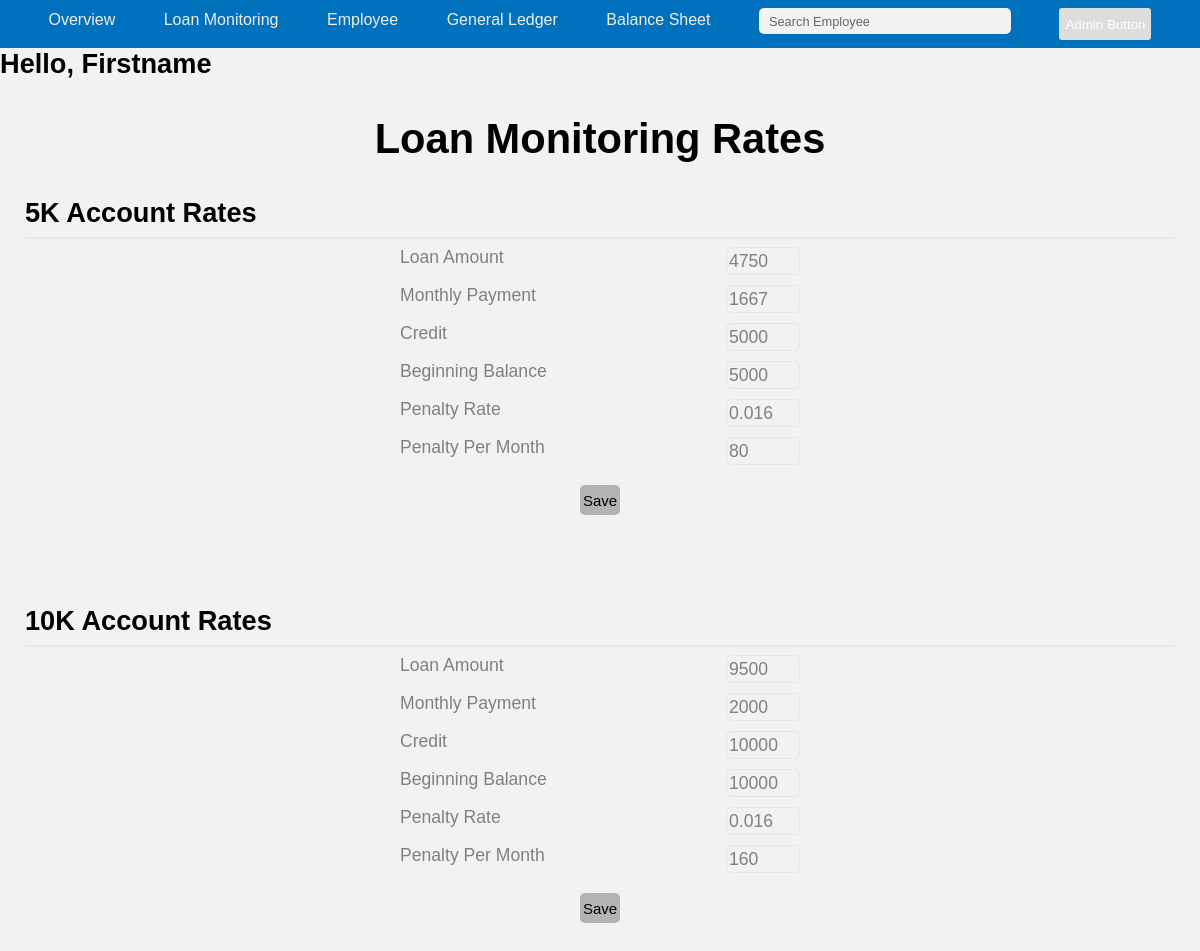
Page /pages/admin/adminLoanMonitoringPage.php (signed in) on the committed database.
### tables this page shows
CREATE TABLE `tbl_5k_rates` (
  `5k_rates_id` int(11) NOT NULL,
  `type_of_loan` varchar(100) NOT NULL,
  `5k_loan_amount_rates` double NOT NULL,
  `5k_monthly_payment_rates` double NOT NULL,
  `5k_credit_rates` double NOT NULL,
  `5k_beginning_balance_rates` double NOT NULL,
  `5k_interest_rate` int(11) NOT NULL,
  `5k_penaltyPercentage_rates` double NOT NULL,
  `5k_penalty_permonth_rates` double NOT NULL
);

CREATE TABLE `tbl_10k_rates` (
  `10k_rates_id` int(11) NOT NULL,
  `type_of_loan` varchar(100) NOT NULL,
  `10k_loan_amount_rates` double NOT NULL,
  `10k_monthly_payment_rates` double NOT NULL,
  `10k_credit_rates` double NOT NULL,
  `10k_beginning_balance_rates` double NOT NULL,
  `10k_interest_rate` int(11) NOT NULL,
  `10k_penaltyPercentage_rates` double NOT NULL,
  `10k_penalty_permonth_rates` double NOT NULL
);

### dbaccess/db_access.php (called while the page is built, shortened)
<?php
class db_access {
  public function getConnection(){
    $con = new \mysqli(self::HOST, self::USERNAME, self::PASSWORD, self::DATABASE);
    $con->set_charset("utf8");
    return $con;
  }
  public function loan_rates_5K(){
    $con=$this->getConnection();
    $query = "SELECT * FROM tbl_5k_rates";
    $LOANRATES_5K = $con->query($query);
    if($LOANRATES_5K){
      return $LOANRATES_5K;
    } else {
      return false;
    }
  }
  public function loan_rates_10K(){
    $con=$this->getConnection();
    $query = "SELECT * FROM tbl_10k_rates";
    $LOANRATES_10K = $con->query($query);
    if($LOANRATES_10K){
      return $LOANRATES_10K;
    } else {
      return false;
    }
  }
}
?>

### pages/admin/adminLoanMonitoringPage.php (the view, shortened to what this page needs)
<?php
include('../../dbaccess/db_access.php');
function DISPLAY_5K_RATES(){
  $LOANRATES_5K_ACCESS = new db_access();
  $LOANRATES_5K_DB = $LOANRATES_5K_ACCESS->loan_rates_5K();
  echo '<form action="" method="POST" class="5kaccountrates-container">';
  while($LOANRATES_5K = $LOANRATES_5K_DB->fetch_assoc()){
    $LOANRATES_5K_ID = $LOANRATES_5K['5k_rates_id'];
    $LOANRATES_5K_LOANAMOUNT = $LOANRATES_5K['5k_loan_amount_rates'];
    $LOANRATES_5K_MONTHLYPAYMENT = $LOANRATES_5K['5k_monthly_payment_rates'];
    $LOANRATES_5K_CREDIT = $LOANRATES_5K['5k_credit_rates'];
    $LOANRATES_5K_BEGINNING_BALANCE = $LOANRATES_5K['5k_beginning_balance_rates'];
    $LOANRATES_5K_PENALTY_PERCENTAGE = $LOANRATES_5K['5k_penaltyPercentage_rates'];
    $LOANRATES_5K_PENALTY_PERMONTH = $LOANRATES_5K['5k_penalty_permonth_rates'];
    echo <<<DISPLAY5K
    <div class="5kar-title-container">
      <h3>5K Account Rates</h3>
    </div>
    <hr>
    <div class="5kaccount-inner-box">
      <div class="5krate-container inner-box">
        <div class="5k-loanamount-rate-box">
          <input type="hidden" name="txt-5kloanrates-id" id="txt-5kloanrates-id" value="$LOANRATES_5K_ID" />
          <label>Loan Amount</label>
          <input type="text" name="txt-5kloanamount-rate" id="txt-5kloanamount-rate" value="$LOANRATES_5K_LOANAMOUNT" />
        </div>
        <div class="5k-monthlypayment-rate-box">
          <label>Monthly Payment</label>
          <input type="text" name="txt-5kmonthlypayment-rate" id="txt-5kmonthlypayment-rate" value="$LOANRATES_5K_MONTHLYPAYMENT" />
        </div>
        <div class="5k-credit-rate-box">
          <label>Credit</label>
          <input type="text" name="txt-5kcredit-rate" id="txt-5kcredit-rate" value="$LOANRATES_5K_CREDIT" />
        </div>
        <div class="5k-beginningBalance-rate-box">
          <label>Beginning Balance</label>
          <input type="text" name="txt-5kbeginningbalance-rate" id="txt-5kbeginningbalance-rate" value="$LOANRATES_5K_BEGINNING_BALANCE" />
        </div>
        <div class="5k-penalty-rate-box">
          <label>Penalty Rate</label>
          <input type="text" name="txt-5kpenalty-rate" id="txt-5kpenalty-rate" value="$LOANRATES_5K_PENALTY_PERCENTAGE" />
        </div>
        <div class="5k-penaltyPerMonth-rate-box">
          <label>Penalty Per Month</label>
          <input type="text" name="txt-5kpenaltypermonth-rate" id="txt-5kpenaltypermonth-rate" value="$LOANRATES_5K_PENALTY_PERMONTH" />
        </div>
        <div class="save-button-container">
          <button type="button" class="save-button">
            Save
          </button>
        </div>
      </div>
    </div>
DISPLAY5K;
  }
  echo '</form>';
}
function DISPLAY_10K_RATES()
{
  $LOANRATES_10K_ACCESS = new db_access();
  $LOANRATES_10K_DB = $LOANRATES_10K_ACCESS->loan_rates_10K();
  echo '<form action="" method="POST" class="10kaccountrates-container">';
  while($LOANRATES_10K = $LOANRATES_10K_DB->fetch_assoc()){
    $LOANRATES_10K_ID = $LOANRATES_10K['10k_rates_id'];
    $LOANRATES_10K_LOANAMOUNT = $LOANRATES_10K['10k_loan_amount_rates'];
    $LOANRATES_10K_MONTHLYPAYMENT = $LOANRATES_10K['10k_monthly_payment_rates'];
    $LOANRATES_10K_CREDIT = $LOANRATES_10K['10k_credit_rates'];
    $LOANRATES_10K_BEGINNING_BALANCE = $LOANRATES_10K['10k_beginning_balance_rates'];
    $LOANRATES_10K_PENALTY_PERCENTAGE = $LOANRATES_10K['10k_penaltyPercentage_rates'];
    $LOANRATES_10K_PENALTY_PERMONTH = $LOANRATES_10K['10k_penalty_permonth_rates'];
    echo <<<DISPLAY10K
    <div class="10kar-title-container">
    <h3>10K Account Rates</h3>
  </div>
  <hr>
  <div class="10kaccount-inner-box">
    <div class="10krate-container inner-box">
      <div class="10k-loanamount-rate-box">
        <input type="hidden" name="txt-10kloanrates-id" id="txt-10kloanrates-id" value="$LOANRATES_10K_ID" />
        <label>Loan Amount</label>
        <input type="text" name="txt-10kloanamount-rate" id="txt-10kloanamount-rate" value="$LOANRATES_10K_LOANAMOUNT" />
      </div>
      <div class="10k-monthlypayment-rate-box">
        <label>Monthly Payment</label>
        <input type="text" name="txt-10kmonthlypayment-rate" id="txt-10kmonthlypayment-rate" value="$LOANRATES_10K_MONTHLYPAYMENT" />
      </div>
      <div class="10k-credit-rate-box">
        <label>Credit</label>
        <input type="text" name="txt-10kcredit-rate" id="txt-10kcredit-rate" value="$LOANRATES_10K_CREDIT" />
      </div>
      <div class="10k-beginningBalance-rate-box">
        <label>Beginning Balance</label>
        <input type="text" name="txt-10kbeginningbalance-rate" id="txt-10kbeginningbalance-rate" value="$LOANRATES_10K_BEGINNING_BALANCE" />
      </div>
      <div class="10k-penalty-rate-box">
        <label>Penalty Rate</label>
        <input type="text" name="txt-10kpenalty-rate" id="txt-10kpenalty-rate" value="$LOANRATES_10K_PENALTY_PERCENTAGE" />
      </div>
      <div class="10k-penaltyPerMonth-rate-box">
        <label>Penalty Per Month</label>
        <input type="text" name="txt-10kpenaltypermonth-rate" id="txt-10kpenaltypermonth-rate" value="$LOANRATES_10K_PENALTY_PERMONTH" />
      </div>
      <div class="save-button-10k-container">
      <button type="button" class="save-button-10k">
        Save
      </button>
    </div>
    </div>
  </div>
DISPLAY10K;
  }
  echo '</form>';
}
?>
<!DOCTYPE html>
<html lang="en">
<head>
</head>
<body>
  <header id = "loan-navigation-container">
    <nav id = "loan-global-navigation">
      <ul>
        <li class = "nav-links"><a href = "../loanmonitoring/adminOverview.php">Overview</a></li>
        <li class = "nav-links"><a href = "../loanmonitoring/loanMonitoring.php">Loan Monitoring</a></li>
        <li class = "nav-links"><a href = "../loanmonitoring/950th-employee.php">Employee</a></li>
        <li class = "nav-links"><a href = "../loanmonitoring/general-ledger.php">General Ledger</a></li>
        <li class = "nav-links"><a href = "#">Balance Sheet</a></li>
        <li><input type="text" name = "txt_search_employee" id = "txt_search_employee" placeholder = "Search Employee"/></li>
        <li>
          <div>
            <input type="button" id = "admin-button" value="Admin Button" onclick="document.getElementById('admin_menu_box').style.display='flex'"/>
          </div>
        </li>
      </ul>
    </nav>
  </header>
  <main onclick="document.getElementById('admin_menu_box').style.display='none'">
<?php
if(isset($_SESSION['admin_username'])){
  echo '<div class="account_box">';
  echo '<h3>Hello, ' . $_SESSION['fname'] . '</h3>';
  echo '</div>';
} else {
  header('location: ../../pages/admin/adminSignInForm.php');
}
?>
    <section class="loanmonitoring-rates-container-outer">
      <div class="loanmonitoring-rates-container-inner">
        <div class="loanmonitoring-rates-title-container">
          <h1>Loan Monitoring Rates</h1>
        </div>
        <div class="accounts-rates-box">
        <?php DISPLAY_5K_RATES(); ?>
        <?PHP DISPLAY_10K_RATES(); ?>
        </div>
      </div>
    </section>
  </main>
</body>
</html>

### pages/admin/css/adminLoanMonitoring.php (style rules this page uses)
body { margin: 0; font-family: 'Franklin Gothic Book', 'Arial Narrow', Arial, sans-serif; background: #F2F2F2; }
#loan-navigation-container { margin: 0; padding: 0; }
#loan-navigation-container nav { background-color: #0071BC; color: #eee; }
#loan-navigation-container nav ul { height: 6vh; display: flex; justify-content: space-evenly; padding: 0; margin: 0; }
#loan-navigation-container nav li { display: inline; margin: 0; }
#loan-navigation-container nav > ul > li > a { display: inline-block; text-align: center; text-decoration: none; color: #eee; text-decoration: none; position: relative; top: .7rem; }
#loan-navigation-container input[type=text] { width: 20vw; height: 3vh; background: #F2F2F2; font-size: .8rem; padding-left: 10px; border: none; border-radius: 5px; position: relative; top: .5rem; }
#admin-button { background: #dddddd; border: none; border-radius: 3px; height: 4vh; cursor: pointer; color: #fff; position: relative; top: .5rem; }
#loan-navigation-container ::placeholder { color: #666666; }
.loanmonitoring-rates-container-inner { max-width: 1150px; margin: auto; padding: 0; }
.accounts-rates-box { display: grid; grid-gap: 100px; margin-bottom: 100px; }
h1 { text-align: center; font-size: 2.6rem; }
h3 { font-size: 1.7rem; margin: 0; }
hr { padding: 0; border: 0; height: 2px; background: #E6E6E6; overflow: visible; text-align: center; }
label { color: #808080; font-size: 1.1rem; float: left; }
input[type=text] { font-size: 1.1rem; width: 68px; height: 24px; border-radius: 5px; background: #F2F2F2; border: 1px solid #E6E6E6; color: #808080; float: right; }
.inner-box { width: 400px; margin: auto; display: grid; grid-gap: 10px; }
.save-button-container { position: relative; top: 10px; margin: auto; }
.save-button { border: none; width: 40px; height: 30px; margin: 0; padding: 0; border-radius: 5px; font-size: 15px; position: relative; cursor: pointer; background: #B3B3B3; }
.save-button-10k-container { position: relative; top: 10px; margin: auto; }
.save-button-10k { border: none; width: 40px; height: 30px; margin: 0; padding: 0; border-radius: 5px; font-size: 15px; position: relative; cursor: pointer; background: #B3B3B3; }

### rows in the picture
tbl_5k_rates: txt-5kloanamount-rate "4750", txt-5kmonthlypayment-rate "1667", txt-5kcredit-rate "5000", txt-5kbeginningbalance-rate "5000", txt-5kpenalty-rate "0.016", txt-5kpenaltypermonth-rate "80"
tbl_10k_rates: txt-10kloanamount-rate "9500", txt-10kmonthlypayment-rate "2000", txt-10kcredit-rate "10000", txt-10kbeginningbalance-rate "10000", txt-10kpenalty-rate "0.016", txt-10kpenaltypermonth-rate "160"

### other values in the picture
$_SESSION['fname'] "Firstname"
